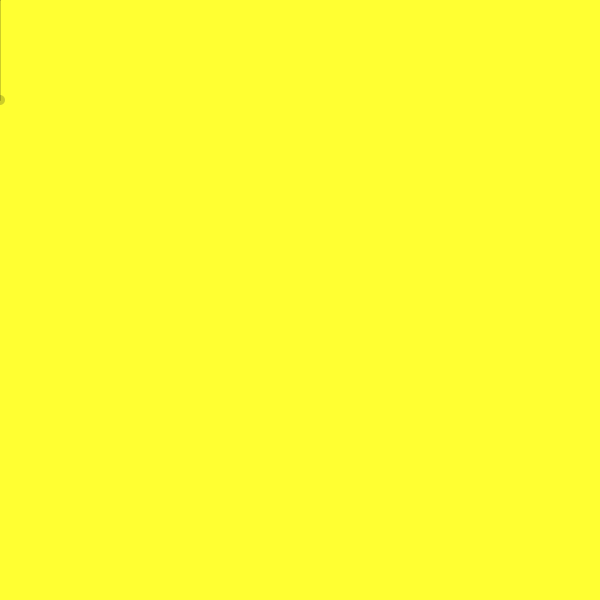
Frame 1 (no input)
Frame 60 (the mouse pressed at the canvas centre just before this capture): identical to frame 1, image omitted
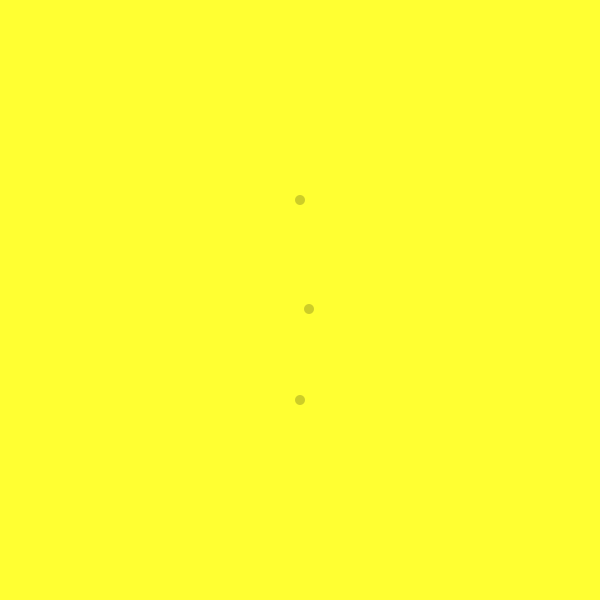
Frame 120 (the mouse held since frame 60 and released just before this capture)

The Processing sketch that drew these frames (run headless with seeded random() and noise(); from frame 60 on, the mouse is pressed at the canvas centre):

// Processing sketch: sketch_211227a
// ── sketch_211227a.pde
float X;
float Y;
boolean ball;

void setup() {
  size(600, 600);

  ball = false;
}

void mousePressed() {
  X = mouseX;
  Y = mouseY;
  
  if (ball == true) {
    ball = false;
  }
  
  else {
    ball = true;
  }
  
    
  
}

void draw() {
  background(255, 255, 50, 0);

  if(ball == true) {
    noStroke();
    fill(0, 0, 0, 50);
    ellipse(X, Y -100, 10, 10);
    ellipse(X, Y +100, 10, 10);
    
     
    noStroke();
    fill(0, 0, 0, 50);
    ellipse(mouseX + second(),mouseY+  second(),10,10);
  }
 
  
  else{
    noStroke();
    fill(0, 0, 0, 50);
    ellipse(X, Y -100, 10, 10);
    ellipse(X, Y +100, 10, 10);
    
      
    strokeWeight(1);
    stroke(0, 0, 0, 50);
    line(X, Y -100, mouseX, mouseY);
    line(X, Y +100, mouseX, mouseY);
  
    
    
  }



}
